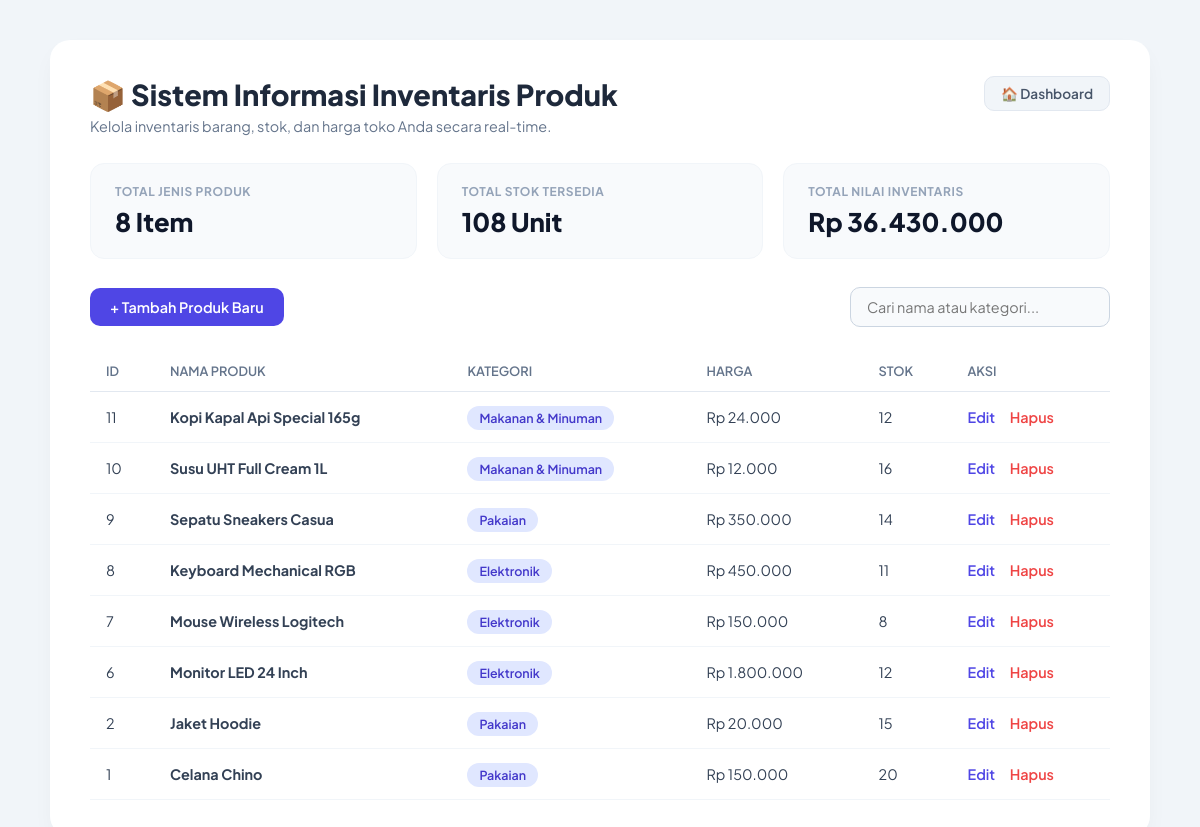
The page / on the database its author committed.
### tables this page shows
CREATE TABLE IF NOT EXISTS `products` (
  `id` int NOT NULL AUTO_INCREMENT,
  `nama_produk` varchar(100) NOT NULL,
  `kategori` varchar(50) NOT NULL,
  `harga` decimal(10,2) NOT NULL,
  `stok` int NOT NULL,
  PRIMARY KEY (`id`)
);

### public/index.php (the view, shortened to what this page needs)
<?php
require_once '../config/db.php';
$query = "SELECT * FROM products ORDER BY id DESC";
$result = mysqli_query($conn, $query);
$total_jenis = mysqli_num_rows($result);
$total_stok = 0;
$total_nilai_inventaris = 0;
$products = [];
while ($row = mysqli_fetch_assoc($result)) {
    $stok = (int)($row['stok'] ?? $row['stock'] ?? 0);
    $harga = (int)($row['harga'] ?? $row['price'] ?? 0);
    $total_stok += $stok;
    $total_nilai_inventaris += ($harga * $stok);
    $row['stok_fix'] = $stok;
    $row['harga_fix'] = $harga;
    $products[] = $row;
}
?>
<!DOCTYPE html>
<html lang="id">
<head>
    <link rel="stylesheet" href="style.css?v=2">
</head>
<body>
    <div class="container">
        <div class="header-section">
            <div class="header-title">
                <h1>📦 Sistem Informasi Inventaris Produk</h1>
                <p>Kelola inventaris barang, stok, dan harga toko Anda secara real-time.</p>
            </div>
            <a href="index.php" class="badge-dashboard" style="text-decoration: none;">
                🏠 Dashboard
            </a>
        </div>
        <div class="stats-grid" style="grid-template-columns: repeat(3, 1fr);">
            <div class="stat-card">
                <div class="label">TOTAL JENIS PRODUK</div>
                <div class="value"><?= $total_jenis; ?> Item</div>
            </div>
            <div class="stat-card">
                <div class="label">TOTAL STOK TERSEDIA</div>
                <div class="value"><?= number_format($total_stok); ?> Unit</div>
            </div>
            <div class="stat-card">
                <div class="label">TOTAL NILAI INVENTARIS</div>
                <div class="value">Rp <?= number_format($total_nilai_inventaris, 0, ',', '.'); ?></div>
            </div>
        </div>
        <div class="action-bar">
            <a href="create.php" class="btn-add">+ Tambah Produk Baru</a>
            <div class="search-box">
                <input type="text" id="searchInput" onkeyup="liveSearch()" placeholder="Cari nama atau kategori...">
            </div>
        </div>
        <table id="productTable">
            <thead>
                <tr>
                    <th>ID</th>
                    <th>NAMA PRODUK</th>
                    <th>KATEGORI</th>
                    <th>HARGA</th>
                    <th>STOK</th>
                    <th>AKSI</th>
                </tr>
            </thead>
            <tbody>
                <?php if (count($products) > 0): ?>
                    <?php foreach ($products as $row): ?>
                    <tr>
                        <td><?= $row['id']; ?></td>
                        <td><strong><?= htmlspecialchars($row['nama_produk'] ?? $row['name'] ?? ''); ?></strong></td>
                        <td><span class="badge-kategori"><?= htmlspecialchars($row['kategori'] ?? $row['category'] ?? '-'); ?></span></td>
                        <td>Rp <?= number_format($row['harga_fix'], 0, ',', '.'); ?></td>
                        <td><?= $row['stok_fix']; ?></td>
                        <td>
                            <a href="edit.php?id=<?= $row['id']; ?>" class="btn-edit-link">Edit</a>
                            <a href="delete.php?id=<?= $row['id']; ?>" class="btn-delete-link">Hapus</a>
                        </td>
                    </tr>
                    <?php endforeach; ?>
                <?php else: ?>
                    <tr id="noDataRow">
                        <td colspan="6" style="text-align: center; color: #94a3b8; padding: 24px;">Data produk belum ada.</td>
                    </tr>
                <?php endif; ?>
            </tbody>
        </table>
    </div>
</body>
</html>

### public/style.css (style rules this page uses)
* { margin: 0; padding: 0; box-sizing: border-box; font-family: 'Plus Jakarta Sans', sans-serif; }
body { background-color: #f1f5f9; color: #334155; padding: 40px 20px; display: flex; justify-content: center; min-height: 100vh; }
.container { width: 100%; max-width: 1100px; background: #ffffff; border-radius: 20px; padding: 36px 40px; box-shadow: 0 10px 25px -5px rgba(0, 0, 0, 0.05); }
.header-section { display: flex; justify-content: space-between; align-items: flex-start; margin-bottom: 28px; }
.header-title h1 { font-size: 1.8rem; font-weight: 800; color: #1e293b; display: flex; align-items: center; gap: 10px; }
.header-title p { color: #64748b; font-size: 0.9rem; margin-top: 4px; }
.badge-dashboard { background-color: #f1f5f9; color: #475569; padding: 8px 16px; border-radius: 10px; font-size: 0.85rem; font-weight: 600; border: 1px solid #e2e8f0; }
.stats-grid { display: grid; grid-template-columns: 1fr 1fr; gap: 20px; margin-bottom: 28px; }
.stat-card { background: #f8fafc; padding: 20px 24px; border-radius: 14px; border: 1px solid #f1f5f9; }
.stat-card .label { font-size: 0.75rem; font-weight: 700; color: #94a3b8; text-transform: uppercase; letter-spacing: 0.05em; margin-bottom: 6px; }
.stat-card .value { font-size: 1.6rem; font-weight: 800; color: #0f172a; }
.action-bar { display: flex; justify-content: space-between; align-items: center; margin-bottom: 24px; }
.btn-add { background-color: #4f46e5; color: #ffffff; padding: 10px 20px; border-radius: 10px; text-decoration: none; font-weight: 600; font-size: 0.9rem; }
.search-box input { padding: 10px 16px; border: 1px solid #cbd5e1; border-radius: 10px; font-size: 0.9rem; width: 260px; outline: none; background-color: #f8fafc; }
table { width: 100%; border-collapse: collapse; text-align: left; }
th { color: #64748b; font-weight: 600; font-size: 0.8rem; text-transform: uppercase; padding: 12px 16px; border-bottom: 1px solid #e2e8f0; }
td { padding: 16px; border-bottom: 1px solid #f1f5f9; font-size: 0.9rem; color: #334155; }
.badge-kategori { background-color: #e0e7ff; color: #4338ca; padding: 4px 12px; border-radius: 20px; font-size: 0.78rem; font-weight: 600; }
.btn-edit-link { color: #4f46e5; text-decoration: none; font-weight: 600; margin-right: 12px; }
.btn-delete-link { color: #ef4444; text-decoration: none; font-weight: 600; background: none; border: none; cursor: pointer; font-size: 0.9rem; }

### rows shown on the page
products: id "11", nama_produk "Kopi Kapal Api Special 165g", kategori "Makanan & Minuman", harga_fix "24.000", stok "12"
products: id "10", nama_produk "Susu UHT Full Cream 1L", kategori "Makanan & Minuman", harga_fix "12.000", stok "16"
products: id "9", nama_produk "Sepatu Sneakers Casua", kategori "Pakaian", harga_fix "350.000", stok "14"
products: id "8", nama_produk "Keyboard Mechanical RGB", kategori "Elektronik", harga_fix "450.000", stok "11"
products: id "7", nama_produk "Mouse Wireless Logitech", kategori "Elektronik", harga_fix "150.000", stok "8"
products: id "6", nama_produk "Monitor LED 24 Inch", kategori "Elektronik", harga_fix "1.800.000", stok "12"
products: id "2", nama_produk "Jaket Hoodie", kategori "Pakaian", harga_fix "20.000", stok "15"
products: id "1", nama_produk "Celana Chino", kategori "Pakaian", harga_fix "150.000", stok "20"

### other values the page prints
$total_jenis "8"
$total_stok "108"
$total_nilai_inventaris "36.430.000"
